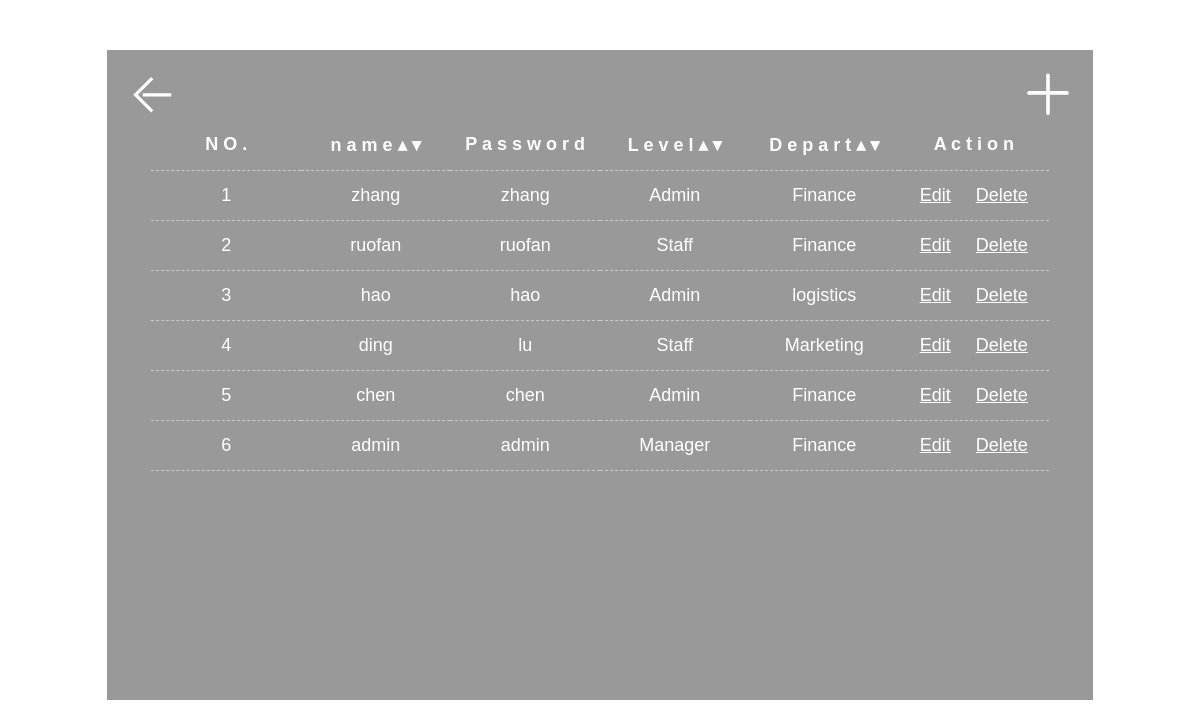
/admin/staffAfterOrderdes.php?order=username, run on the app's committed database.
### tables this page shows
CREATE TABLE IF NOT EXISTS `staff` (
  `id` int(11) NOT NULL,
  `username` varchar(15) DEFAULT NULL,
  `password` varchar(15) DEFAULT NULL,
  `Level` varchar(15) DEFAULT NULL,
  `department` varchar(15) DEFAULT NULL
);

### admin/staffAfterOrderdes.php (the view, shortened to what this page needs)
<!DOCTYPE html>
<html>
<head>
	<link rel="stylesheet" type="text/css" href="staffList.css">
	<?php
		$db = mysql_connect("localhost","zj","201901f10075");
		if(isset($_GET['order'])){
			$orderby = $_GET['order'];
			if($orderby == 'department'){
				$sql="SELECT * FROM staff ORDER BY department DESC";
			}
			else if($orderby == 'level'){
				$sql="SELECT * FROM staff ORDER BY level DESC";
			}
			else if($orderby == 'username'){
				$sql="SELECT * FROM staff ORDER BY username DESC";
			}
		}
	?>
</head>
<body>
<div class="conter">
	<a href="index.php"><img src="images/5.svg" class="return"></a>
	<a href="addStaff.php"><img src="images/6.svg" class="add"></a>
	<table>
		<thead>
			<tr>
	   			<th>N O . </th>
	    		<th><a href="">n a  m e</a><a class="aa" href="staffAfterOrder.php?order=username"> ▴ </a><a class="aa" href="staffAfterOrderdes.php?order=username"> ▾ </a></th>
	    		<th>P a s s w o r d</th>
	    		<th><a href="">L e v e l</a><a class="aa" href="staffAfterOrder.php?order=level"> ▴ </a><a class="aa" href="staffAfterOrderdes.php?order=level"> ▾ </a></th>
	    		<th><a href="">D e p a r t </a><a class="aa" href="staffAfterOrder.php?order=department"> ▴ </a><a class="aa" href="staffAfterOrderdes.php?order=department"> ▾ </a></th>
	    		<th>A c t i o n </th>
  			</tr>
		</thead>
		<?php
			$result = mysql_query($sql,$db);
			$i=1;
			while($attr = mysql_fetch_array($result)){?>
			    <tr>
			      <td><?php echo $i; ?></td>
			      <td><?php echo $attr[1]; ?></td>
			      <td><?php echo $attr[2]; ?></td>
			      <td><?php echo $attr[3]; ?></td>
			      <td><?php echo $attr[4]; ?></td>
			      <td>
			        <a href='editStaff.php?id=<?php echo $attr[0]; ?>' class="edit_btn"><u>Edit</u></a>
					<a href="server_staff.php?del=<?php echo $attr[0]; ?>" onclick="javascript:return del();" class="del_btn"> <u>Delete</u></a>
				</td>
			    </tr>
			<?php $i++;} ?>
	</table>
</div>
</body>
</html>

### admin/staffList.css (style rules this page uses)
* { box-sizing: border-box; }
body { margin: 0 20px; background-image: url("images/back.png"); background-size:cover; background-attachment:fixed; font-family: Arial, Helvetica, sans-serif; display: flex; justify-content: center; font-size: 18px; }
.conter { margin-top: 50px; width: 85%; height: 650px; background-color:rgba(0,0,0,0.4); color: white; overflow:auto; }
.return { width: 50px; margin-top: 20px; margin-left: 20px; float: left; }
.add { width: 50px; float: right; margin-right: 20px; margin-top: 20px; }
table { width: 91%; margin-top: 70px; margin-left: auto; margin-right: auto; border-collapse: collapse; text-align: center; word-wrap:break-word; table-layout:fixed; word-break:break-all; }
tr { border-bottom: 1px dashed #cbcbcb; }
th, td { height: 50px; padding: 2px; word-wrap:break-word; }
a { text-decoration:none; color: white; }
.del_btn { margin-left: 20px; }

### data on the page
staff: username "zhang", password "zhang", Level "Admin", department "Finance"
staff: username "ruofan", password "ruofan", Level "Staff", department "Finance"
staff: username "hao", password "hao", Level "Admin", department "logistics"
staff: username "ding", password "lu", Level "Staff", department "Marketing"
staff: username "chen", password "chen", Level "Admin", department "Finance"
staff: username "admin", password "admin", Level "Manager", department "Finance"
